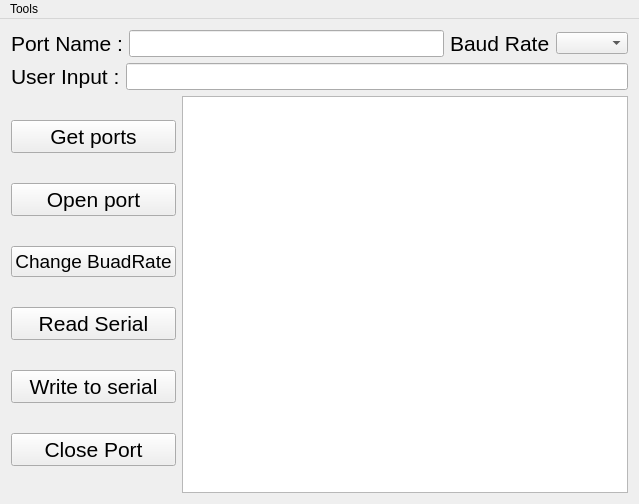
<?xml version="1.0" encoding="UTF-8"?>
<ui version="4.0">
 <class>MainWindow</class>
 <widget class="QMainWindow" name="MainWindow">
  <property name="geometry">
   <rect>
    <x>0</x>
    <y>0</y>
    <width>639</width>
    <height>504</height>
   </rect>
  </property>
  <property name="windowTitle">
   <string>Serial control tool</string>
  </property>
  <property name="windowIcon">
   <iconset resource="resources.qrc">
    <normaloff>:/main_window_icon.png</normaloff>:/main_window_icon.png</iconset>
  </property>
  <widget class="QWidget" name="centralWidget">
   <layout class="QGridLayout" name="gridLayout">
    <item row="0" column="0" colspan="2">
     <layout class="QHBoxLayout" name="horizontalLayout_2">
      <item>
       <widget class="QLabel" name="label">
        <property name="font">
         <font>
          <pointsize>16</pointsize>
         </font>
        </property>
        <property name="text">
         <string>Port Name :</string>
        </property>
       </widget>
      </item>
      <item>
       <widget class="QLineEdit" name="port_name">
        <property name="font">
         <font>
          <pointsize>12</pointsize>
         </font>
        </property>
       </widget>
      </item>
      <item>
       <widget class="QLabel" name="label_3">
        <property name="font">
         <font>
          <pointsize>16</pointsize>
         </font>
        </property>
        <property name="text">
         <string>Baud Rate</string>
        </property>
       </widget>
      </item>
      <item>
       <widget class="QComboBox" name="baud_rates"/>
      </item>
     </layout>
    </item>
    <item row="1" column="0" colspan="2">
     <layout class="QHBoxLayout" name="horizontalLayout">
      <item>
       <widget class="QLabel" name="label_2">
        <property name="font">
         <font>
          <pointsize>16</pointsize>
         </font>
        </property>
        <property name="text">
         <string>User Input :</string>
        </property>
       </widget>
      </item>
      <item>
       <widget class="QLineEdit" name="user_input">
        <property name="font">
         <font>
          <pointsize>12</pointsize>
         </font>
        </property>
       </widget>
      </item>
     </layout>
    </item>
    <item row="2" column="0">
     <layout class="QVBoxLayout" name="verticalLayout">
      <item>
       <widget class="QPushButton" name="get_ports">
        <property name="minimumSize">
         <size>
          <width>0</width>
          <height>12</height>
         </size>
        </property>
        <property name="baseSize">
         <size>
          <width>0</width>
          <height>9</height>
         </size>
        </property>
        <property name="font">
         <font>
          <pointsize>16</pointsize>
         </font>
        </property>
        <property name="text">
         <string>Get ports</string>
        </property>
       </widget>
      </item>
      <item>
       <widget class="QPushButton" name="open_port">
        <property name="minimumSize">
         <size>
          <width>0</width>
          <height>12</height>
         </size>
        </property>
        <property name="font">
         <font>
          <pointsize>16</pointsize>
         </font>
        </property>
        <property name="text">
         <string>Open port</string>
        </property>
       </widget>
      </item>
      <item>
       <widget class="QPushButton" name="change_baudRate">
        <property name="font">
         <font>
          <pointsize>14</pointsize>
         </font>
        </property>
        <property name="text">
         <string>Change BuadRate</string>
        </property>
       </widget>
      </item>
      <item>
       <widget class="QPushButton" name="read_serial">
        <property name="minimumSize">
         <size>
          <width>0</width>
          <height>12</height>
         </size>
        </property>
        <property name="font">
         <font>
          <pointsize>16</pointsize>
         </font>
        </property>
        <property name="text">
         <string>Read Serial</string>
        </property>
       </widget>
      </item>
      <item>
       <widget class="QPushButton" name="write_to_serial">
        <property name="font">
         <font>
          <pointsize>16</pointsize>
         </font>
        </property>
        <property name="text">
         <string>Write to serial</string>
        </property>
       </widget>
      </item>
      <item>
       <widget class="QPushButton" name="close_port">
        <property name="font">
         <font>
          <pointsize>16</pointsize>
         </font>
        </property>
        <property name="text">
         <string>Close Port</string>
        </property>
       </widget>
      </item>
     </layout>
    </item>
    <item row="2" column="1">
     <widget class="QTextBrowser" name="output">
      <property name="font">
       <font>
        <pointsize>12</pointsize>
       </font>
      </property>
     </widget>
    </item>
   </layout>
   <zorder></zorder>
   <zorder>label_3</zorder>
   <zorder>baud_rates</zorder>
  </widget>
  <widget class="QMenuBar" name="menuBar">
   <property name="geometry">
    <rect>
     <x>0</x>
     <y>0</y>
     <width>639</width>
     <height>21</height>
    </rect>
   </property>
   <widget class="QMenu" name="menuTools">
    <property name="title">
     <string>Tools</string>
    </property>
    <addaction name="actionLED_brightness_changer"/>
    <addaction name="separator"/>
   </widget>
   <addaction name="menuTools"/>
  </widget>
  <action name="actionLED_brightness_changer">
   <property name="icon">
    <iconset resource="resources.qrc">
     <normaloff>:/color_changer_icon.png</normaloff>:/color_changer_icon.png</iconset>
   </property>
   <property name="text">
    <string>&amp;LED brightness changer</string>
   </property>
   <property name="toolTip">
    <string>LED brightness changer</string>
   </property>
  </action>
 </widget>
 <layoutdefault spacing="6" margin="11"/>
 <resources>
  <include location="resources.qrc"/>
 </resources>
 <connections/>
</ui>
